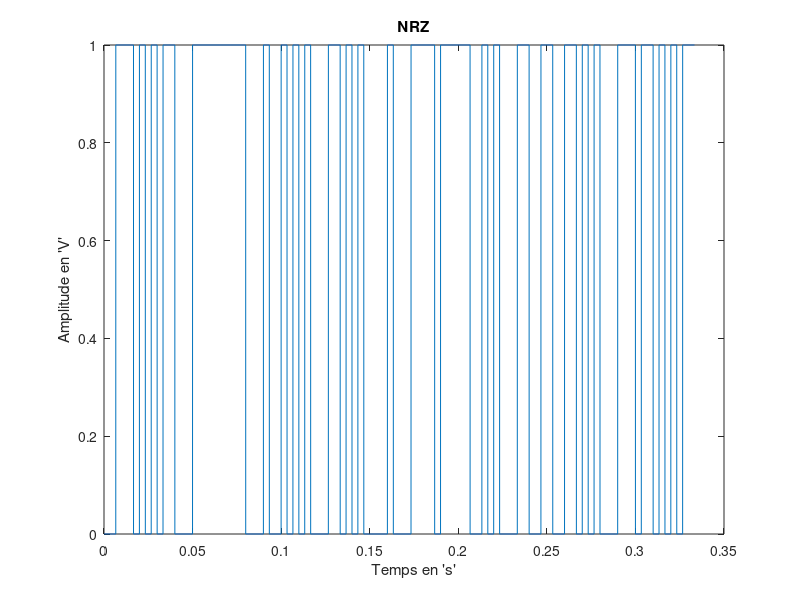
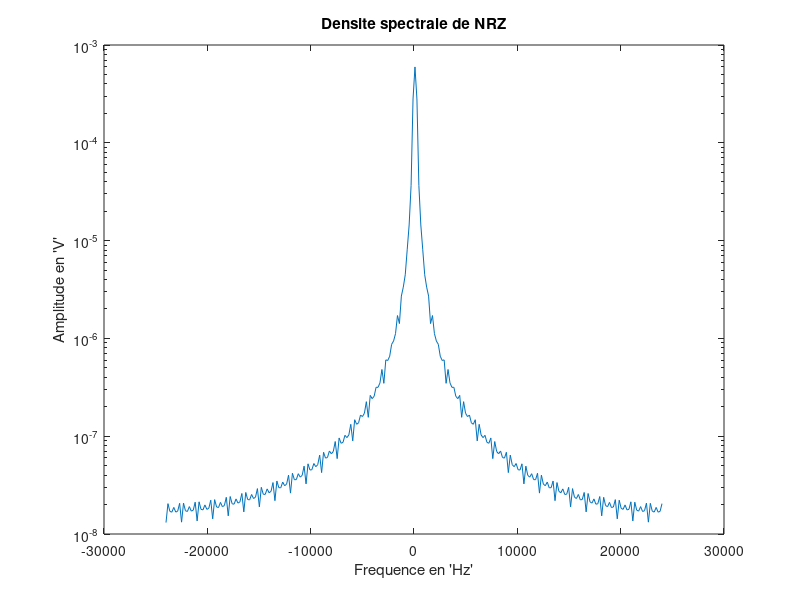
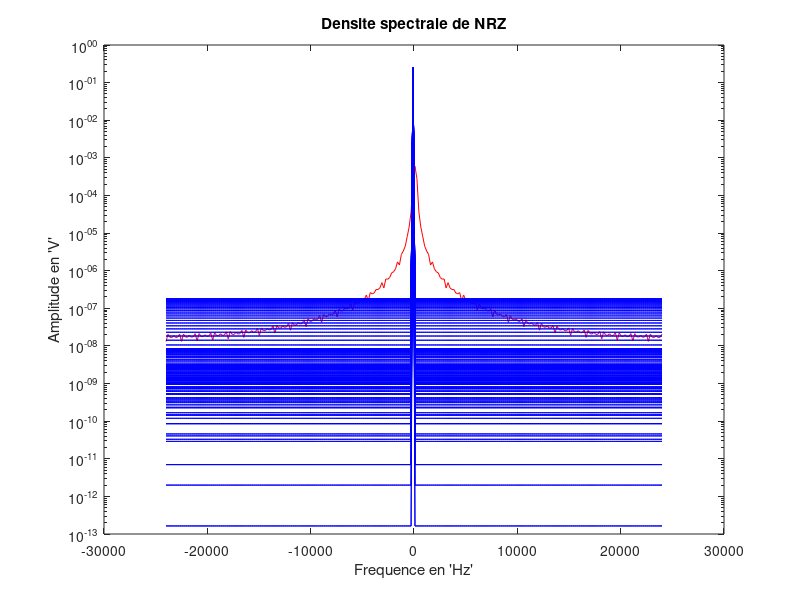
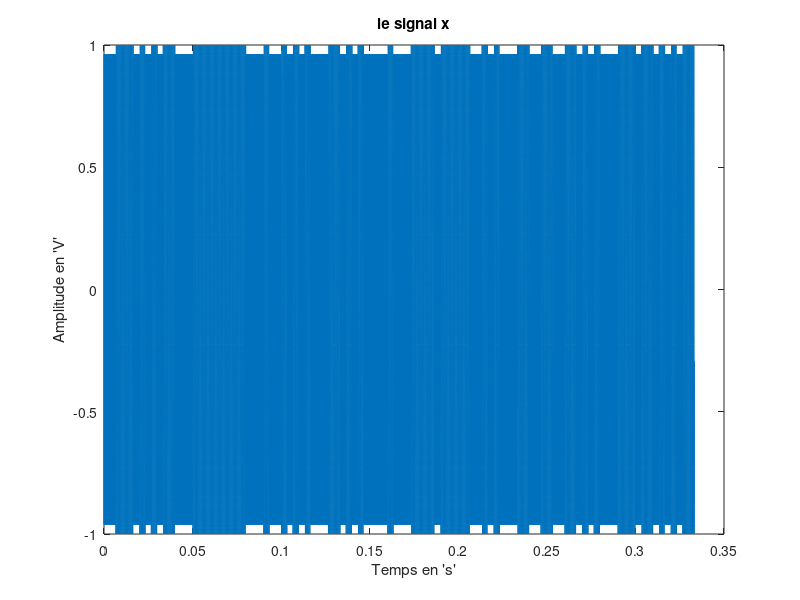

MATLAB code to generate these figures, in order:
close all
clear all



F0 = 6000; %Hz
F1 = 2000; %Hz
Fe = 48000; %Hz 
Debit = 300;
Ns = Fe/Debit;
n_bit = 100;
Fe = 48000; %Hz
Te = 1/Fe; %s
Ts = Ns*Te;
temps = 0:Te:(Ns*n_bit-1)*Te;
%% 3.1

%1

A = randi([0,1],1,n_bit);
NRZ = kron(A,ones(1,Ns));

%2

figure(1)
plot(temps,NRZ)
xlabel("Temps en 's'")
ylabel("Amplitude en 'V'")
title('NRZ')

%3

DSP_NRZ = pwelch(NRZ,[],[],[],Fe,'twosided');
Freq = linspace(-Fe/2, Fe/2, length(DSP_NRZ));
figure(2)
semilogy(Freq, fftshift(abs(DSP_NRZ)))
xlabel("Frequence en 'Hz'")
ylabel("Amplitude en 'V'")
title('Densite spectrale de NRZ')

%4
 y = zeros(size(DSP_NRZ));
 y(length((DSP_NRZ)/2)) = 1;
S_NRZ = (1/4)*Ts*(sinc(pi*Freq*Ts)).^2 + 1/4*y;
figure(3)
semilogy(Freq, fftshift(abs(DSP_NRZ)),"r")
xlabel("Frequence en 'Hz'")
ylabel("Amplitude en 'V'")
title('Densite spectrale de NRZ')
hold on
semilogy(Freq, fftshift(abs(S_NRZ)),"b")

%% 3.2

%1
phi0 = rand*2*pi;
phi1 = rand*2*pi;
s0 = cos(2*pi*F0*temps + phi0);
s1 = cos(2*pi*F1*temps + phi1);
x = (1-NRZ).*s0 + NRZ.*s1;

%2
figure(4)
plot(temps,x)
xlabel("Temps en 's'")
ylabel("Amplitude en 'V'")
title('le signal x')

%3 Voir rapport

%4

DSP_x = pwelch(x,[],[],[],Fe,'twosided');
Freq = linspace(-Fe/2, Fe/2, length(DSP_x));
figure(5)
semilogy(Freq, fftshift(abs(DSP_x)))
xlabel("Frequence en 'Hz'")
ylabel("Amplitude en 'V'")
title('Densite spectrale de x')

%% 4

SNR_DB = 50;
Px = mean(abs(x).^2);
Pb = Px / (10^(SNR_DB/10)); %Puissance du bruit
n_echantillons = randn(1,length(x));
Bruit_Gaussien = sqrt(Pb)*n_echantillons; % signal du bruit gaussien
x1 = x + Bruit_Gaussien; % nouveau signal

figure(6) % figure dans une echelle temporelle
plot(temps,x1)
xlabel("Temps en 's'")
ylabel("Amplitude en 'V'")
title('le signal x1')

DSP_x1 = pwelch(x1,[],[],[],Fe,'twosided');
Freq = linspace(-Fe/2, Fe/2, length(DSP_x1));
figure(7) % figure de la densite spectrale de x1
semilogy(Freq, fftshift(abs(DSP_x1)))
xlabel("Frequence en 'Hz'")
ylabel("Amplitude en 'V'")
title('Densite spectrale de x1')

%% 5

fc = (F0+F1)/2;
ordre2 = 61;

t_ordre2  = -(ordre2-1)/2*Te:Te:(ordre2-1)/2*Te; % % [-30Te,-4Te,...,4Te,30Te]
h2 = 2*fc*sinc(2*pi*fc*t_ordre2);
figure(8)
plot(t_ordre2,h2)
xlabel("temps en 's'")
ylabel("gain")
title("Reponse impulsionnelle ordre = 61")





